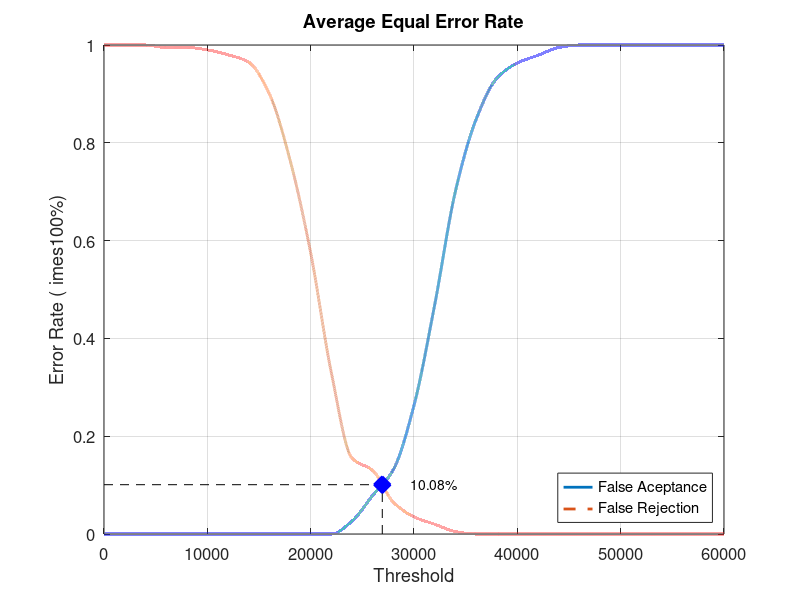
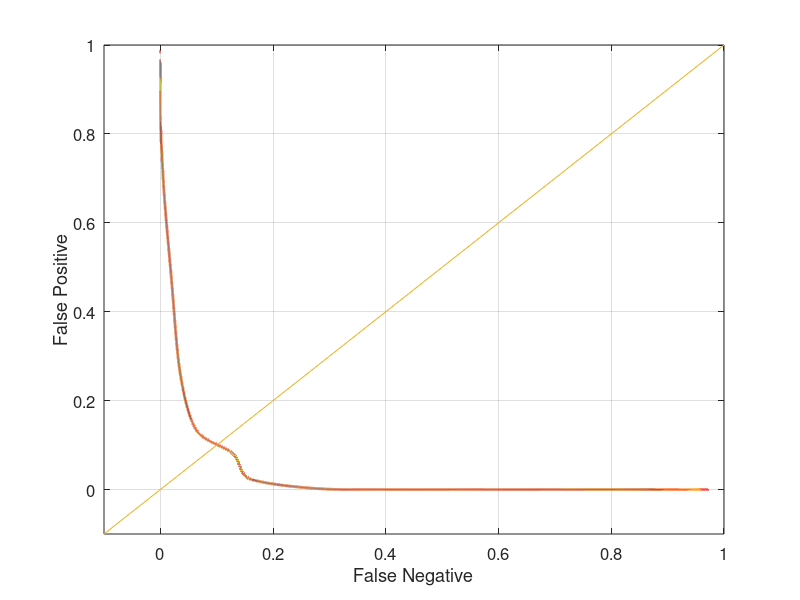

Write MATLAB code to recreate these figures, in order.
close all;
clear;
clc;
x = 0:2000:60000;
xq = 0:0.5:60000;

y0 = [0 0 0 0 0 0 0 0 0 0 0 0 0.0263158 0.0789474 0.131579 0.263158 0.468421 0.7 0.847368 0.931579 0.963158 0.978947 0.994737 1 1 1 1 1 1 1 1]
yy0 = interp1(x, y0, xq, 'pchip');
y1 = [1 1 1 0.995 0.995 0.99 0.98 0.965 0.9 0.765 0.575 0.33 0.155 0.13 0.065 0.035 0.02 0.005 0 0 0 0 0 0 0 0 0 0 0 0 0]
yy1 = interp1(x, y1, xq, 'pchip');

% Calculating EER: 
y2 = abs(y0 - y1);
find(y2 == min(y2))
yy2 = abs(yy0 - yy1);
xEER = find(yy2 == min(yy2));
xEERIndex = xq(xEER) % X-axis EER
yEER = yy0(xEER) % Y-axis EER

main = figure
plot(xq, yy0,'-','LineWidth', 2);	hold on
plot(xq, yy1,'--','LineWidth', 2);	hold on
plot([xEERIndex xEERIndex], [0 yEER], 'k--');	hold on
plot([0 xEERIndex], [yEER yEER], 'k--');	hold on
plot(xEERIndex, yEER, 'bx', 'LineWidth', 10);	hold on
text(xEERIndex + 10 * xEERIndex / 100, yEER, [num2str(round((10000 * yEER)) / 100) '%'])
legend('False Aceptance', 'False Rejection', 'Location', 'SouthEast')
xlabel('Threshold')
ylabel('Error Rate (	imes100%)')
title('Average Equal Error Rate')
set(gca, 'FontSize', 12)
axis([0 60000 0 1])
grid on

print(main, 'Database5_3Main', '-dpng');
FNRxFPR = figure('Color', [1 1 1]);
plot(yy1, yy0, '-', yy1, yy0, 'LineWidth', 2);
hold on
y = -0.1:0.1:1
plot(y, y); 
set(gca, 'FontSize', 12)
xlabel('False Negative')
ylabel('False Positive')
axis([-0.1 1 -0.1 1])
set(gca, 'FontSize', 12)
grid on

print(FNRxFPR, 'Database5_3FNRxFPR','-dpng');
